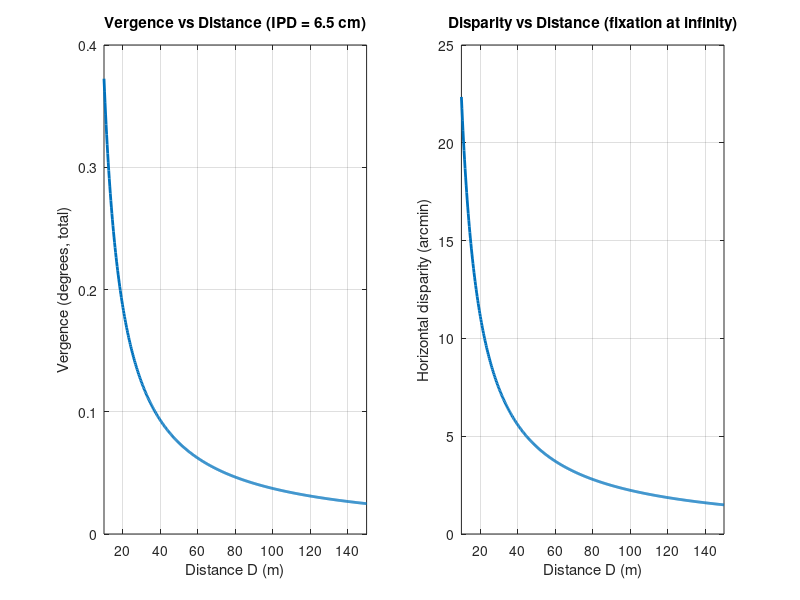

This figure's MATLAB source:
% Parameters
IPD  = 0.065;                  % interpupillary distance [m] (6.5 cm typical)
Dmin = 10; Dmax = 150;         % distance range [m]
N    = 500;                    % number of samples
D    = linspace(Dmin, Dmax, N);

% >>> Choose fixation distance for disparity reference:
Dfix = Inf;                    % use Inf for "optical infinity" fixation
% Dfix = 2;                    % example: uncomment to use 2 m fixation instead

% --- Helper inline functions ---
verg = @(dist) 2*atan(IPD./(2*dist));        % total vergence (radians) to distance 'dist'
deg  = @(rad) (rad*180/pi);
arcmin = @(rad) (rad*180/pi*60);

% 1) Vergence vs distance (total angle between eyes, degrees)
vergence_deg = deg(verg(D));

% 2) Horizontal disparity vs distance (arcmin), for a target on midline
%    relative to the fixation plane at Dfix.
if isinf(Dfix)
    disparity_arcmin = arcmin(verg(D));                 % relative to infinity
else
    disparity_arcmin = arcmin(verg(D) - verg(Dfix));    % relative to finite Dfix
end

% --- Plotting ---
figure('Color','w','Position',[100 100 900 380]);

subplot(1,2,1);
plot(D, vergence_deg, 'LineWidth',2);
grid on;
xlabel('Distance D (m)');
ylabel('Vergence (degrees, total)');
title(sprintf('Vergence vs Distance (IPD = %.1f cm)', IPD*100));
xlim([Dmin Dmax]);

subplot(1,2,2);
plot(D, disparity_arcmin, 'LineWidth',2);
grid on;
xlabel('Distance D (m)');
ylabel('Horizontal disparity (arcmin)');
if isinf(Dfix)
    ttl = 'Disparity vs Distance (fixation at infinity)';
else
    ttl = sprintf('Disparity vs Distance (fixation at %.2f m)', Dfix);
end
title(ttl);
xlim([Dmin Dmax]);
